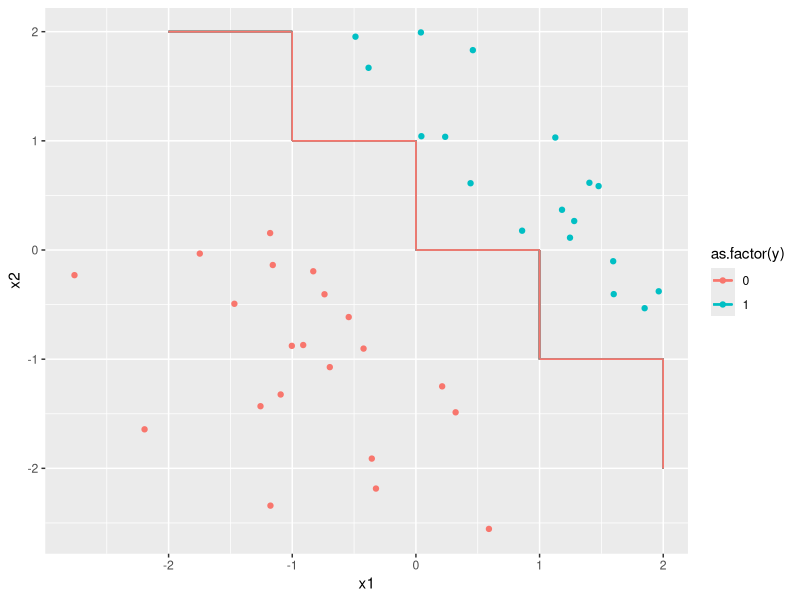

The R script that drew this image:
## ---- chunk 1
x1 = rnorm(100, 0, 1)
x2 = rnorm(100, 0, 1)
y = ifelse(x1 + x2 > 0, 1, 0)
d = data.frame(cbind(x1, x2, y)[which(x1 + x2 > 1 | x1 + x2 < -1),])
library(ggplot2)
ggplot(d, aes(x = x1, y = x2, color = as.factor(y))) + 
	geom_point() + 
	geom_segment(x = -2, y = 2, xend = -1, yend = 2) +
	geom_segment(x = -1, y = 2, xend = -1, yend = 1) +
	geom_segment(x = -1, y = 1, xend = 0, yend = 1) +
	geom_segment(x = 0, y = 1, xend = 0, yend = 0) +
	geom_segment(x = 0, y = 0, xend = 1, yend = 0) +
	geom_segment(x = 1, y = 0, xend = 1, yend = -1) +
	geom_segment(x = 1, y = -1, xend = 2, yend = -1) +
	geom_segment(x = 2, y = -1, xend = 2, yend = -2)
